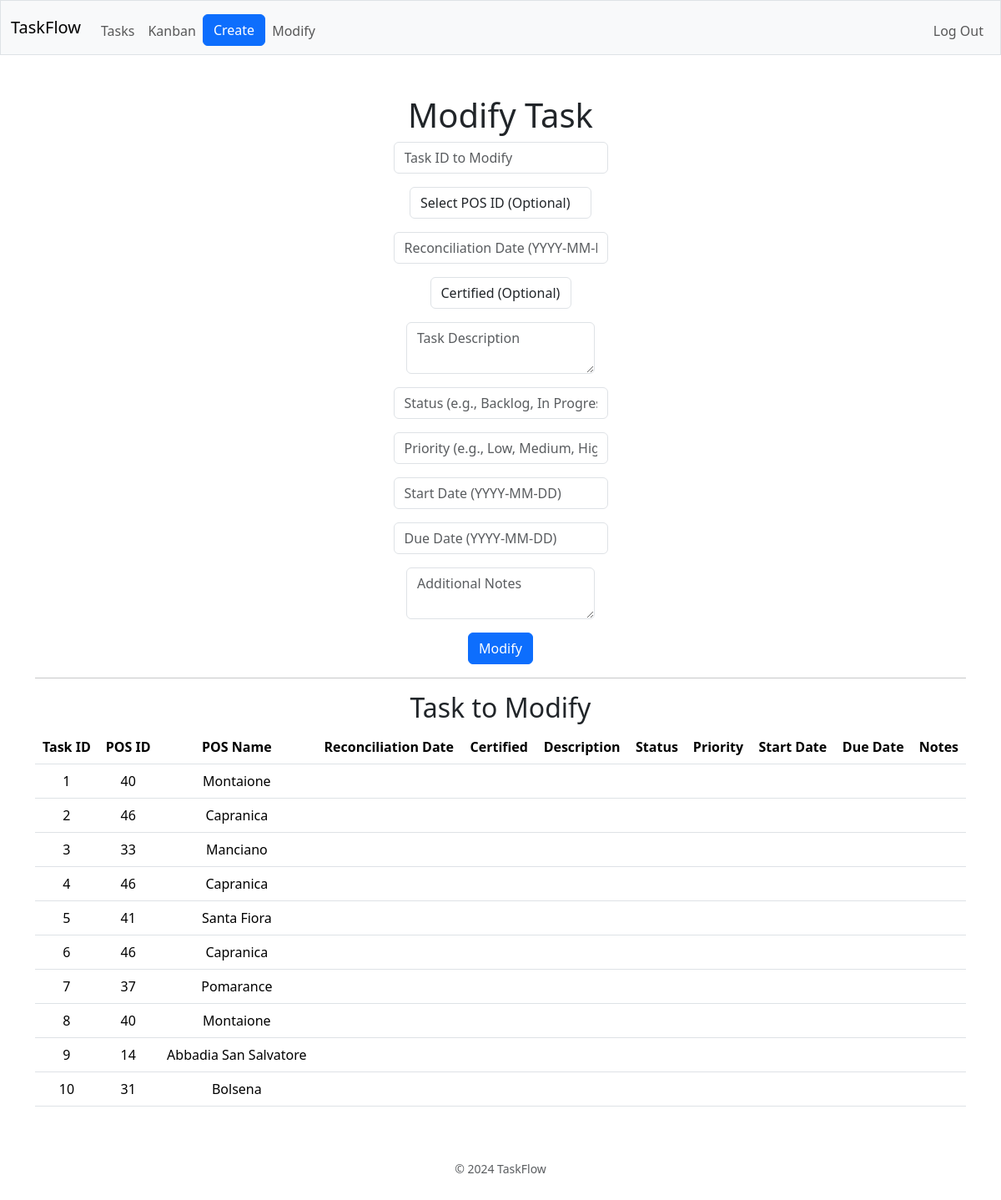
Screenshot of /modify (signed in) with the database file from the repository.
### tables this page shows
CREATE TABLE tasks (
	task_id INTEGER NOT NULL, 
	task_desc VARCHAR NOT NULL, 
	task_status VARCHAR NOT NULL CHECK (task_status IN ('Backlog', 'To Do', 'In Progress', 'Done')), 
	task_priority VARCHAR NOT NULL CHECK (task_priority IN ('None', 'Low', 'Medium', 'High')), 
	task_start_date DATE NOT NULL, 
	task_due_date DATE NOT NULL, 
	task_notes VARCHAR, 
	pos_id INTEGER NOT NULL, 
	blocker_id INTEGER, 
	rec_id INTEGER, 
	PRIMARY KEY (task_id), 
	FOREIGN KEY(pos_id) REFERENCES pos (pos_id), 
	FOREIGN KEY(blocker_id) REFERENCES blockers (blocker_id), 
	FOREIGN KEY(rec_id) REFERENCES rec (rec_id)
);

CREATE TABLE pos (
	pos_id INTEGER NOT NULL, 
	pos_name VARCHAR NOT NULL, 
	PRIMARY KEY (pos_id), 
	UNIQUE (pos_name)
);

### app.py (the view, shortened to what this page needs)
@app.route("/modify", methods=["GET", "POST"])
@login_required
def modify():
    with engine.connect() as conn:
        if request.method == "GET":
            query = select(
                tasks_table.c.task_id,
                tasks_table.c.task_desc,
                tasks_table.c.task_status,
                tasks_table.c.task_priority,
                tasks_table.c.task_start_date,
                tasks_table.c.task_due_date,
                tasks_table.c.task_notes,
                pos_table.c.pos_id,
                pos_table.c.pos_name,
                rec_table.c.rec_date,
                rec_table.c.rec_certified,
                blockers_table.c.blocker_desc,
                blockers_table.c.blocker_responsible,
                blockers_table.c.blocker_resolved,
                blockers_table.c.blocker_res_date
            ).select_from(
                tasks_table
                .join(pos_table, tasks_table.c.pos_id == pos_table.c.pos_id)
                .join(rec_table, tasks_table.c.rec_id == rec_table.c.rec_id)
                .join(blockers_table, tasks_table.c.blocker_id == blockers_table.c.blocker_id, isouter=True)
            )
            tasks = conn.execute(query).fetchall()
            pos_data = conn.execute(select([pos_table])).fetchall()
            return render_template("modify.html", tasks=tasks, pos_data=pos_data)

### helpers.py (called while the page is built)
def login_required(f):
    @wraps(f)
    def decorated_function(*args, **kwargs):
        if session.get("user_id") is None:
            return redirect("/login")
        return f(*args, **kwargs)
    return decorated_function

### templates/modify.html (shortened to what this page needs)
{% extends "layout.html" %}
{% block main %}
    <h1>Modify Task</h1>
    <form id="modifyTaskForm">
        <div class="mb-3">
            <input class="form-control mx-auto w-auto" id="task_id" name="task_id" placeholder="Task ID to Modify" type="text" required>
        </div>
        <div class="mb-3">
            <select class="form-control mx-auto w-auto" id="pos_id" name="pos_id">
                <option value="">Select POS ID (Optional)</option>
            </select>
        </div>
        <div class="mb-3">
            <input class="form-control mx-auto w-auto" id="reconciliation_date" name="reconciliation_date" placeholder="Reconciliation Date (YYYY-MM-DD)" type="text">
        </div>
        <div class="mb-3">
            <select class="form-control mx-auto w-auto" id="certified" name="certified">
                <option value="">Certified (Optional)</option>
            </select>
        </div>
        <div class="mb-3">
            <textarea class="form-control mx-auto w-auto" id="description" name="description" placeholder="Task Description"></textarea>
        </div>
        <div class="mb-3">
            <input class="form-control mx-auto w-auto" id="status" name="status" placeholder="Status (e.g., Backlog, In Progress, Done)" type="text">
        </div>
        <div class="mb-3">
            <input class="form-control mx-auto w-auto" id="priority" name="priority" placeholder="Priority (e.g., Low, Medium, High)" type="text">
        </div>
        <div class="mb-3">
            <input class="form-control mx-auto w-auto" id="start_date" name="start_date" placeholder="Start Date (YYYY-MM-DD)" type="text">
        </div>
        <div class="mb-3">
            <input class="form-control mx-auto w-auto" id="due_date" name="due_date" placeholder="Due Date (YYYY-MM-DD)" type="text">
        </div>
        <div class="mb-3">
            <textarea class="form-control mx-auto w-auto" id="notes" name="notes" placeholder="Additional Notes"></textarea>
        </div>
        <button class="btn btn-primary" type="submit">Modify</button>
    </form>
    <hr>
    <h2>Task to Modify</h2>
    <table class="table">
        <thead>
            <tr>
                <th>Task ID</th>
                <th>POS ID</th>
                <th>POS Name</th>
                <th>Reconciliation Date</th>
                <th>Certified</th>
                <th>Description</th>
                <th>Status</th>
                <th>Priority</th>
                <th>Start Date</th>
                <th>Due Date</th>
                <th>Notes</th>
            </tr>
        </thead>
        <tbody id="taskTableBodyModify">
            {% for task in tasks %}
                <tr>
                    <td>{{ task.task_id }}</td>
                    <td>{{ task.pos_id }}</td>
                    <td>{{ task.pos_name }}</td>
                    <td>{{ task.reconciliation_date }}</td>
                    <td>{{ task.certified }}</td>
                    <td>{{ task.description }}</td>
                    <td>{{ task.status }}</td>
                    <td>{{ task.priority }}</td>
                    <td>{{ task.start_date }}</td>
                    <td>{{ task.due_date }}</td>
                    <td>{{ task.notes }}</td>
                </tr>
            {% endfor %}
        </tbody>
    </table>
{% endblock %}

### templates/layout.html (shortened to what this page needs)
<!DOCTYPE html>
<html lang="en">
<head>
    <link href="https://cdn.jsdelivr.net/npm/bootstrap@5.3.3/dist/css/bootstrap.min.css" rel="stylesheet">
</head>
<body>
    <nav class="bg-light border navbar navbar-expand-md navbar-light">
        <div class="container-fluid">
            <a class="navbar-brand" href="/"><span class="blue">Task</span><span class="red">Flow</span></a>
            <div class="collapse navbar-collapse" id="navbar">
                {% if session["user_id"] %}
                    <ul class="navbar-nav me-auto mt-2">
                        <li class="nav-item"><a class="nav-link" href="/tasks">Tasks</a></li>
                        <li class="nav-item"><a class="nav-link" href="/kanban">Kanban</a></li>
                        <li class="nav-item"><a class="btn btn-primary btn-create text-white" href="/create">Create</a></li>
                        <li class="nav-item"><a class="nav-link" href="/modify">Modify</a></li>
                    </ul>
                    <ul class="navbar-nav ms-auto mt-2">
                        <li class="nav-item"><a class="nav-link" href="/logout">Log Out</a></li>
                    </ul>
                {% else %}
                    <ul class="navbar-nav ms-auto mt-2">
                        <li class="nav-item"><a class="nav-link" href="/register">Register</a></li>
                        <li class="nav-item"><a class="nav-link" href="/login">Log In</a></li>
                    </ul>
                {% endif %}
            </div>
        </div>
    </nav>
    <main class="container py-5 text-center">
        {% block main %}{% endblock %}
    </main>
    <footer class="mb-5">
        <p class="mb-3 small text-center text-muted">
            &copy; 2024 TaskFlow
        </p>
    </footer>
</body>
</html>

### rows the page displays
tasks: task_id "1", pos_id "40", pos_name "Montaione"
tasks: task_id "2", pos_id "46", pos_name "Capranica"
tasks: task_id "3", pos_id "33", pos_name "Manciano"
tasks: task_id "4", pos_id "46", pos_name "Capranica"
tasks: task_id "5", pos_id "41", pos_name "Santa Fiora"
tasks: task_id "6", pos_id "46", pos_name "Capranica"
tasks: task_id "7", pos_id "37", pos_name "Pomarance"
tasks: task_id "8", pos_id "40", pos_name "Montaione"
tasks: task_id "9", pos_id "14", pos_name "Abbadia San Salvatore"
tasks: task_id "10", pos_id "31", pos_name "Bolsena"
